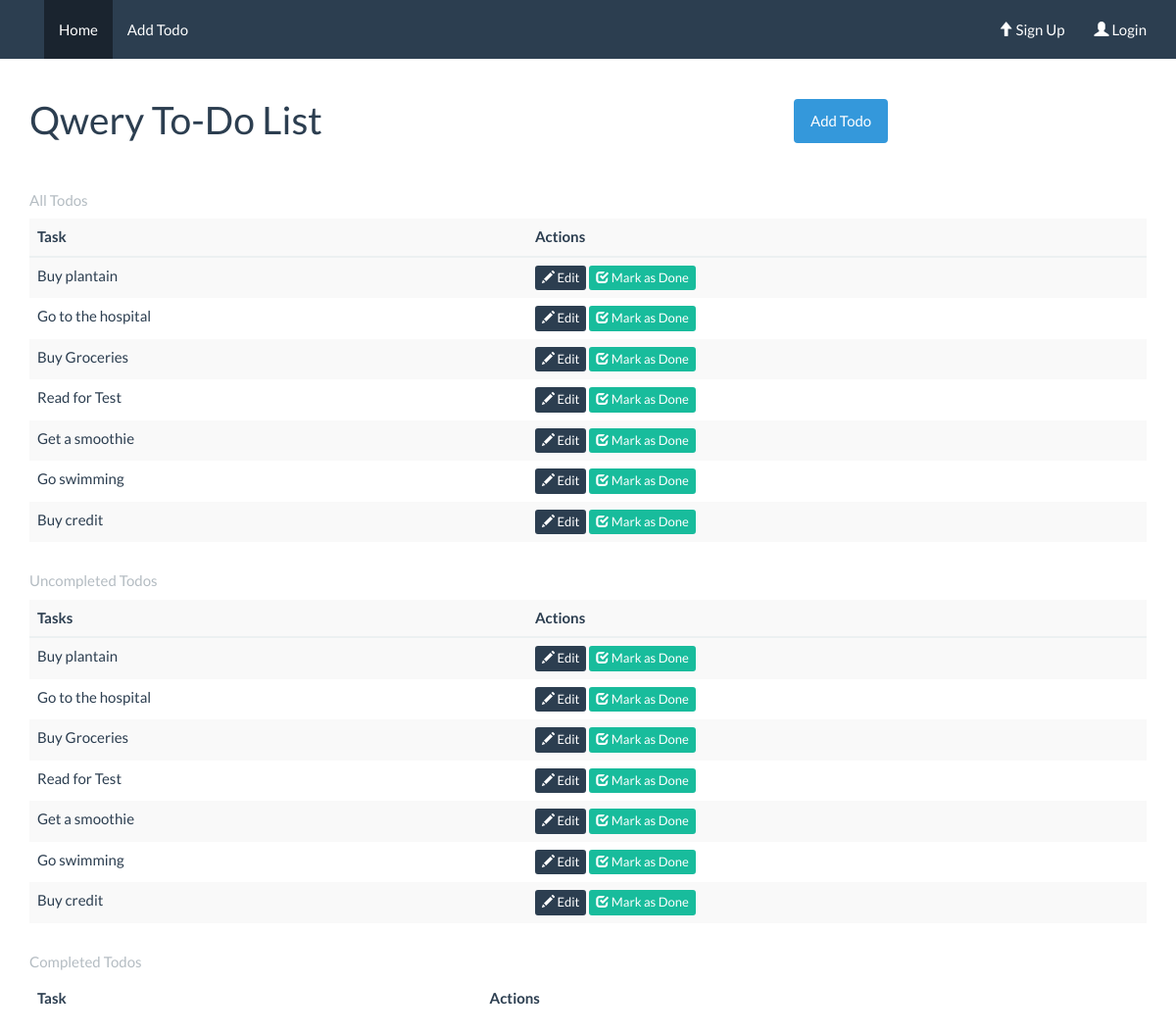
Page /home on the earlier database version.
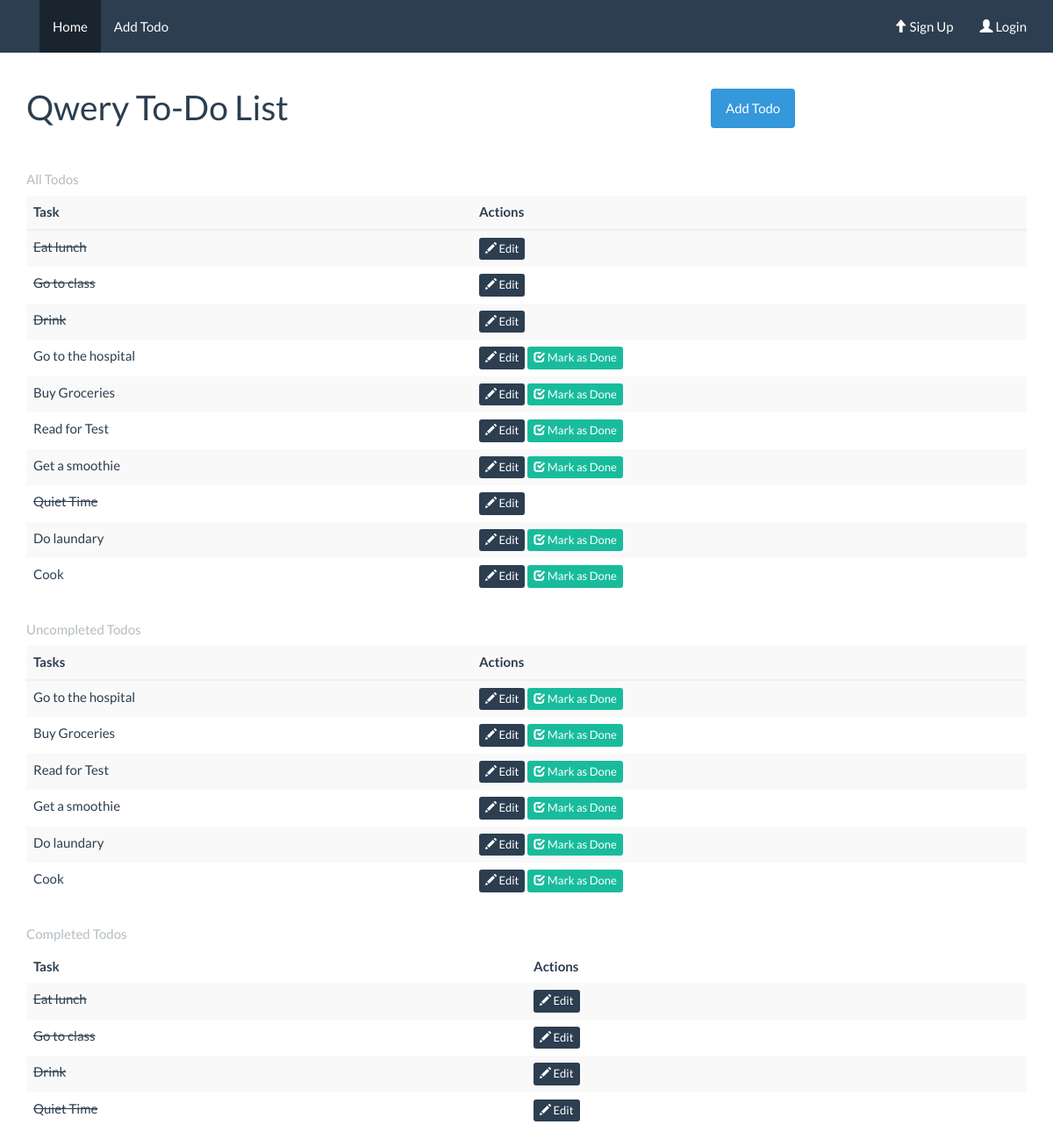
Same page on the later database version.
### src/models.py (models this page shows, shortened)
class SaveMixin(object):
    def save(self):
        db.session.add(self)
        db.session.commit()
        return self

class TodoList(SaveMixin,db.Model):
    id = db.Column(db.Integer, primary_key=True)
    title = db.Column(db.String)
    status = db.Column(db.Boolean)

### src/views.py (the view)
@app.route('/')
@app.route('/home')
def home():
    form = TodoForm()
    todos = TodoList.query.all()
    todos_done = TodoList.query.filter_by(status=True)
    todos_undone = TodoList.query.filter_by(status=False)
    return render_template("home.html",todos=todos, todos_done=todos_done, todos_undone=todos_undone, form=form)

### src/templates/home.html (shortened to what this page needs)
{% extends "base.html" %} {% block body %}
<div class="page-header">
  <div class="row">
    <div class="col-lg-8 col-md-7 col-sm-6">
      <h1>Qwery To-Do List</h1>
    </div>
    <div class="col-lg-4 col-md-5 col-sm-6">
      <button type="button" class="btn title-btn btn-info" data-toggle="modal" data-target="#myModal">Add Todo</button>
                      {% from "macros.html" import render_field %}
    </div>
  </div>
</div>
{% if todos == None %}
  <div class="alert alert-dismissible alert-info">
    <button type="button" class="close" data-dismiss="alert">&times;</button>
    <h4>There are currently no to dos in the list</h4>
    <p>Be the first person to <a href="{{url_for("add_todo")}}" class="alert-link">add a To Do</a>.</p>
  </div>
{% else %}
  <table class="table table-striped table-hover ">
    <thead>
      <caption>All Todos</caption>
      <tr>
        <th>Task</th>
        <th>Actions</th>
      </tr>
    </thead>
    <tbody>
      {% for todo in todos %}
      {% if not todo.status %}
      <tr>
        <td>{{todo.title}}</td>
        <td>
          <a href="{{url_for('edit_todo', todo_id=todo.id)}}" class="btn btn-primary btn-xs" role="button"><span class="glyphicon glyphicon-pencil"></span> Edit</a>
          <a href="{{url_for('home', id=id)}}" class="btn btn-success btn-xs" role="button"><span class="glyphicon glyphicon-check"></span> Mark as Done</a>
        </td>
      </tr>
      {% else %}
      <tr>
        <td><s>{{todo.title}}</s></td>
        <td>
          <a href="{{url_for('edit_todo', todo_id=todo.id)}}" class="btn btn-primary btn-xs" role="button"><span class="glyphicon glyphicon-pencil"></span> Edit</a>
        </td>
      </tr>
      {% endif %}
      {% endfor %}
    </tbody>
  </table>
  <table class="table table-striped table-hover ">
    <thead>
      <caption>Uncompleted Todos</caption>
      <tr>
        <th>Tasks</th>
        <th>Actions</th>
      </tr>
    </thead>
    <tbody>
      {% for todo in todos_undone %}
      <tr>
        <td>{{todo.title}}</td>
        <td>
          <a href="{{url_for('edit_todo', todo_id=todo.id)}}" class="btn btn-primary btn-xs" role="button"><span class="glyphicon glyphicon-pencil"></span> Edit</a>
          <a href="{{url_for('home', id=id)}}" class="btn btn-success btn-xs" role="button"><span class="glyphicon glyphicon-check"></span> Mark as Done</a>
        </td>
      </tr>
      {% endfor %}
    </tbody>
  </table>
  <table class="table table-striped table-hover ">
    <caption>Completed Todos</caption>
    <thead>
      <tr>
        <th>Task</th>
        <th>Actions</th>
      </tr>
    </thead>
    <tbody>
      {% for todo in todos_done %}
      <tr>
        <td><s>{{todo.title}}</s></td>
        <td>
          <a href="{{url_for('edit_todo', todo_id=todo.id)}}" class="btn btn-primary btn-xs" role="button"><span class="glyphicon glyphicon-pencil"></span> Edit</a>
        </td>
      </tr>
      {% endfor %}
    </tbody>
  </table>
{% endif %}
{% endblock %}

### src/templates/base.html (shortened to what this page needs)
<!DOCTYPE html>
<html lang="en">
<head>
  <link type="text/css" rel="stylesheet" href="{{url_for("static", filename="css/bootstrap.min.css")}}">
  <link rel="stylesheet" type="text/css" href="{{url_for("static", filename="css/style.css")}}">
</head>
<body>
  <div class="container">
    <div class="navbar navbar-default navbar-fixed-top">
    <div class="container">
      <div class="navbar-header">
        <a class="navbar-brand" rel="home" href="{{url_for("home")}}" title="Qwery To-Do List">
        </a>
      </div>
      <div id="navbar" class="collapse navbar-collapse navbar-responsive-collapse">
        <ul class="nav navbar-nav">
          <li class="active"><a href="{{url_for("home")}}">
              Home</a></li>
          <li class=""><a href="{{url_for("add_todo")}}">
              Add Todo</a></li>
        </ul>
        <ul class="nav navbar-nav navbar-right">
          {% if current_user.is_authenticated %}
            <li><a href="{{url_for("logout")}}"><span class="glyphicon glyphicon-user"></span> Logout </a></li>
          {% else %}
            <li><a href="{{ url_for("signup")}}"><span class="glyphicon glyphicon-arrow-up"></span> Sign Up </a></li>
            <li><a href="{{url_for("login")}}"><span class="glyphicon glyphicon-user"></span> Login </a></li>
          {% endif %}
        </ul>
      </div>
    </div>
  </div>
    {% block body %}
    {% endblock %}
  </div>
</body>
</html>

### src/static/css/style.css (style rules this page uses)
html, body { height: 100%; }
td { width: 100px !important; }
.page-header { margin-top: 80px; }
.title-btn { margin-top: 21px; }

Differences in the rows shown:
removed TodoList: title "Buy credit"
added TodoList: title "Eat lunch"
added TodoList: title "Go to class"
changed TodoList: status False → True (drawn); title "Buy plantain" → "Drink"; moves from the list under "Uncompleted Todos" to the list under "Completed Todos"
added TodoList: title "Quiet Time"
added TodoList: title "Do laundary"
changed TodoList: title "Go swimming" → "Cook"
